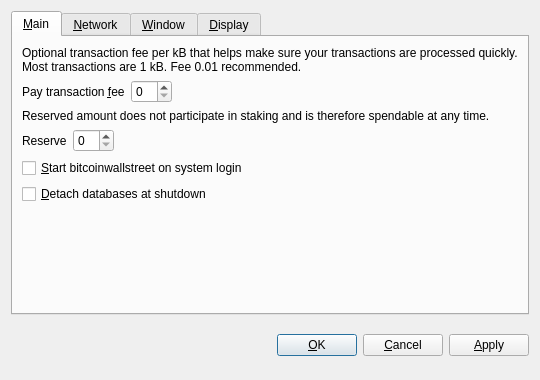
<?xml version="1.0" encoding="UTF-8"?>
<ui version="4.0">
 <class>OptionsDialog</class>
 <widget class="QDialog" name="OptionsDialog">
  <property name="geometry">
   <rect>
    <x>0</x>
    <y>0</y>
    <width>540</width>
    <height>380</height>
   </rect>
  </property>
  <property name="windowTitle">
   <string>Options</string>
  </property>
  <property name="modal">
   <bool>true</bool>
  </property>
  <layout class="QVBoxLayout" name="verticalLayout">
   <item>
    <widget class="QTabWidget" name="tabWidget">
     <property name="tabPosition">
      <enum>QTabWidget::North</enum>
     </property>
     <property name="currentIndex">
      <number>0</number>
     </property>
     <widget class="QWidget" name="tabMain">
      <attribute name="title">
       <string>&amp;Main</string>
      </attribute>
      <layout class="QVBoxLayout" name="verticalLayout_Main">
       <item>
        <widget class="QLabel" name="transactionFeeInfoLabel">
         <property name="text">
          <string>Optional transaction fee per kB that helps make sure your transactions are processed quickly. Most transactions are 1 kB. Fee 0.01 recommended.</string>
         </property>
         <property name="textFormat">
          <enum>Qt::PlainText</enum>
         </property>
         <property name="wordWrap">
          <bool>true</bool>
         </property>
        </widget>
       </item>
       <item>
        <layout class="QHBoxLayout" name="horizontalLayoutFee">
         <item>
          <widget class="QLabel" name="transactionFeeLabel">
           <property name="text">
            <string>Pay transaction &amp;fee</string>
           </property>
           <property name="textFormat">
            <enum>Qt::PlainText</enum>
           </property>
           <property name="buddy">
            <cstring>transactionFee</cstring>
           </property>
          </widget>
         </item>
         <item>
          <widget class="BitcoinAmountField" name="transactionFee"/>
         </item>
         <item>
          <spacer name="horizontalSpacerFee">
           <property name="orientation">
            <enum>Qt::Horizontal</enum>
           </property>
           <property name="sizeHint" stdset="0">
            <size>
             <width>40</width>
             <height>20</height>
            </size>
           </property>
          </spacer>
         </item>
        </layout>
       </item>
       <item>
        <widget class="QLabel" name="reserveBalanceInfoLabel">
         <property name="text">
          <string>Reserved amount does not participate in staking and is therefore spendable at any time.</string>
         </property>
         <property name="textFormat">
          <enum>Qt::PlainText</enum>
         </property>
         <property name="wordWrap">
          <bool>true</bool>
         </property>
        </widget>
       </item>
       <item>
        <layout class="QHBoxLayout" name="horizontalLayoutReserveBalance">
         <item>
          <widget class="QLabel" name="reserveBalanceLabel">
           <property name="text">
            <string>Reserve</string>
           </property>
           <property name="textFormat">
            <enum>Qt::PlainText</enum>
           </property>
           <property name="buddy">
            <cstring>reserveBalance</cstring>
           </property>
          </widget>
         </item>
         <item>
          <widget class="BitcoinAmountField" name="reserveBalance"/>
         </item>
         <item>
          <spacer name="horizontalSpacerReserveBalance">
           <property name="orientation">
            <enum>Qt::Horizontal</enum>
           </property>
           <property name="sizeHint" stdset="0">
            <size>
             <width>40</width>
             <height>20</height>
            </size>
           </property>
          </spacer>
         </item>
        </layout>
       </item>
       <item>
        <widget class="QCheckBox" name="bitcoinAtStartup">
         <property name="toolTip">
          <string>Automatically start bitcoinwallstreet after logging in to the system.</string>
         </property>
         <property name="text">
          <string>&amp;Start bitcoinwallstreet on system login</string>
         </property>
        </widget>
       </item>
       <item>
        <widget class="QCheckBox" name="detachDatabases">
         <property name="toolTip">
          <string>Detach block and address databases at shutdown. This means they can be moved to another data directory, but it slows down shutdown. The wallet is always detached.</string>
         </property>
         <property name="text">
          <string>&amp;Detach databases at shutdown</string>
         </property>
        </widget>
       </item>
       <item>
        <spacer name="verticalSpacer_Main">
         <property name="orientation">
          <enum>Qt::Vertical</enum>
         </property>
         <property name="sizeHint" stdset="0">
          <size>
           <width>20</width>
           <height>40</height>
          </size>
         </property>
        </spacer>
       </item>
      </layout>
     </widget>
     <widget class="QWidget" name="tabNetwork">
      <attribute name="title">
       <string>&amp;Network</string>
      </attribute>
      <layout class="QVBoxLayout" name="verticalLayout_Network">
       <item>
        <widget class="QCheckBox" name="mapPortUpnp">
         <property name="toolTip">
          <string>Automatically open the bitcoinwallstreet client port on the router. This only works when your router supports UPnP and it is enabled.</string>
         </property>
         <property name="text">
          <string>Map port using &amp;UPnP</string>
         </property>
        </widget>
       </item>
       <item>
        <widget class="QCheckBox" name="connectSocks">
         <property name="toolTip">
          <string>Connect to the bitcoinwallstreet network through a SOCKS proxy (e.g. when connecting through Tor).</string>
         </property>
         <property name="text">
          <string>&amp;Connect through SOCKS proxy:</string>
         </property>
        </widget>
       </item>
       <item>
        <layout class="QHBoxLayout" name="horizontalLayout_Network">
         <item>
          <widget class="QLabel" name="proxyIpLabel">
           <property name="text">
            <string>Proxy &amp;IP:</string>
           </property>
           <property name="textFormat">
            <enum>Qt::PlainText</enum>
           </property>
           <property name="buddy">
            <cstring>proxyIp</cstring>
           </property>
          </widget>
         </item>
         <item>
          <widget class="QValidatedLineEdit" name="proxyIp">
           <property name="maximumSize">
            <size>
             <width>140</width>
             <height>16777215</height>
            </size>
           </property>
           <property name="toolTip">
            <string>IP address of the proxy (e.g. 127.0.0.1)</string>
           </property>
          </widget>
         </item>
         <item>
          <widget class="QLabel" name="proxyPortLabel">
           <property name="text">
            <string>&amp;Port:</string>
           </property>
           <property name="textFormat">
            <enum>Qt::PlainText</enum>
           </property>
           <property name="buddy">
            <cstring>proxyPort</cstring>
           </property>
          </widget>
         </item>
         <item>
          <widget class="QLineEdit" name="proxyPort">
           <property name="maximumSize">
            <size>
             <width>55</width>
             <height>16777215</height>
            </size>
           </property>
           <property name="toolTip">
            <string>Port of the proxy (e.g. 9050)</string>
           </property>
          </widget>
         </item>
         <item>
          <widget class="QLabel" name="socksVersionLabel">
           <property name="text">
            <string>SOCKS &amp;Version:</string>
           </property>
           <property name="textFormat">
            <enum>Qt::PlainText</enum>
           </property>
           <property name="buddy">
            <cstring>socksVersion</cstring>
           </property>
          </widget>
         </item>
         <item>
          <widget class="QValueComboBox" name="socksVersion">
           <property name="toolTip">
            <string>SOCKS version of the proxy (e.g. 5)</string>
           </property>
          </widget>
         </item>
         <item>
          <spacer name="horizontalSpacer_Network">
           <property name="orientation">
            <enum>Qt::Horizontal</enum>
           </property>
           <property name="sizeHint" stdset="0">
            <size>
             <width>40</width>
             <height>20</height>
            </size>
           </property>
          </spacer>
         </item>
        </layout>
       </item>
       <item>
        <spacer name="verticalSpacer_Network">
         <property name="orientation">
          <enum>Qt::Vertical</enum>
         </property>
         <property name="sizeHint" stdset="0">
          <size>
           <width>20</width>
           <height>40</height>
          </size>
         </property>
        </spacer>
       </item>
      </layout>
     </widget>
     <widget class="QWidget" name="tabWindow">
      <attribute name="title">
       <string>&amp;Window</string>
      </attribute>
      <layout class="QVBoxLayout" name="verticalLayout_Window">
       <item>
        <widget class="QCheckBox" name="minimizeToTray">
         <property name="toolTip">
          <string>Show only a tray icon after minimizing the window.</string>
         </property>
         <property name="text">
          <string>&amp;Minimize to the tray instead of the taskbar</string>
         </property>
        </widget>
       </item>
       <item>
        <widget class="QCheckBox" name="minimizeOnClose">
         <property name="toolTip">
          <string>Minimize instead of exit the application when the window is closed. When this option is enabled, the application will be closed only after selecting Quit in the menu.</string>
         </property>
         <property name="text">
          <string>M&amp;inimize on close</string>
         </property>
        </widget>
       </item>
       <item>
        <spacer name="verticalSpacer_Window">
         <property name="orientation">
          <enum>Qt::Vertical</enum>
         </property>
         <property name="sizeHint" stdset="0">
          <size>
           <width>20</width>
           <height>40</height>
          </size>
         </property>
        </spacer>
       </item>
      </layout>
     </widget>
     <widget class="QWidget" name="tabDisplay">
      <attribute name="title">
       <string>&amp;Display</string>
      </attribute>
      <layout class="QVBoxLayout" name="verticalLayout_Display">
       <item>
        <layout class="QHBoxLayout" name="horizontalLayout_1_Display">
         <item>
          <widget class="QLabel" name="langLabel">
           <property name="text">
            <string>User Interface &amp;language:</string>
           </property>
           <property name="textFormat">
            <enum>Qt::PlainText</enum>
           </property>
           <property name="buddy">
            <cstring>lang</cstring>
           </property>
          </widget>
         </item>
         <item>
          <widget class="QValueComboBox" name="lang">
           <property name="toolTip">
            <string>The user interface language can be set here. This setting will take effect after restarting bitcoinwallstreet.</string>
           </property>
          </widget>
         </item>
        </layout>
       </item>
       <item>
        <layout class="QHBoxLayout" name="horizontalLayout_2_Display">
         <item>
          <widget class="QLabel" name="unitLabel">
           <property name="text">
            <string>&amp;Unit to show amounts in:</string>
           </property>
           <property name="textFormat">
            <enum>Qt::PlainText</enum>
           </property>
           <property name="buddy">
            <cstring>unit</cstring>
           </property>
          </widget>
         </item>
         <item>
          <widget class="QValueComboBox" name="unit">
           <property name="toolTip">
            <string>Choose the default subdivision unit to show in the interface and when sending coins.</string>
           </property>
          </widget>
         </item>
        </layout>
       </item>
       <item>
        <widget class="QCheckBox" name="displayAddresses">
         <property name="toolTip">
          <string>Whether to show bitcoinwallstreet addresses in the transaction list or not.</string>
         </property>
         <property name="text">
          <string>&amp;Display addresses in transaction list</string>
         </property>
        </widget>
       </item>
       <item>
        <widget class="QCheckBox" name="coinControlFeatures">
         <property name="toolTip">
          <string>Whether to show coin control features or not.</string>
         </property>
         <property name="text">
          <string>Display coin &amp;control features (experts only!)</string>
         </property>
        </widget>
       </item>
       <item>
        <spacer name="verticalSpacer_Display">
         <property name="orientation">
          <enum>Qt::Vertical</enum>
         </property>
         <property name="sizeHint" stdset="0">
          <size>
           <width>20</width>
           <height>40</height>
          </size>
         </property>
        </spacer>
       </item>
      </layout>
     </widget>
    </widget>
   </item>
   <item>
    <layout class="QHBoxLayout" name="horizontalLayout_Buttons">
     <item>
      <spacer name="horizontalSpacer_1">
       <property name="orientation">
        <enum>Qt::Horizontal</enum>
       </property>
       <property name="sizeHint" stdset="0">
        <size>
         <width>40</width>
         <height>48</height>
        </size>
       </property>
      </spacer>
     </item>
     <item>
      <widget class="QLabel" name="statusLabel">
       <property name="font">
        <font>
         <weight>75</weight>
         <bold>true</bold>
        </font>
       </property>
       <property name="text">
        <string/>
       </property>
       <property name="textFormat">
        <enum>Qt::PlainText</enum>
       </property>
       <property name="wordWrap">
        <bool>true</bool>
       </property>
      </widget>
     </item>
     <item>
      <spacer name="horizontalSpacer_2">
       <property name="orientation">
        <enum>Qt::Horizontal</enum>
       </property>
       <property name="sizeHint" stdset="0">
        <size>
         <width>40</width>
         <height>48</height>
        </size>
       </property>
      </spacer>
     </item>
     <item>
      <widget class="QPushButton" name="okButton">
       <property name="text">
        <string>&amp;OK</string>
       </property>
      </widget>
     </item>
     <item>
      <widget class="QPushButton" name="cancelButton">
       <property name="text">
        <string>&amp;Cancel</string>
       </property>
       <property name="autoDefault">
        <bool>false</bool>
       </property>
      </widget>
     </item>
     <item>
      <widget class="QPushButton" name="applyButton">
       <property name="text">
        <string>&amp;Apply</string>
       </property>
       <property name="autoDefault">
        <bool>false</bool>
       </property>
      </widget>
     </item>
    </layout>
   </item>
  </layout>
 </widget>
 <customwidgets>
  <customwidget>
   <class>BitcoinAmountField</class>
   <extends>QSpinBox</extends>
   <header>bitcoinamountfield.h</header>
  </customwidget>
  <customwidget>
   <class>QValueComboBox</class>
   <extends>QComboBox</extends>
   <header>qvaluecombobox.h</header>
  </customwidget>
  <customwidget>
   <class>QValidatedLineEdit</class>
   <extends>QLineEdit</extends>
   <header>qvalidatedlineedit.h</header>
  </customwidget>
 </customwidgets>
 <resources/>
 <connections/>
</ui>
